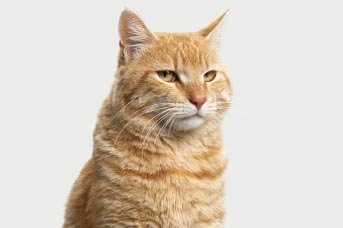
#> input picture dataset/gatos/18-04-22-img-interna-2-Gatos-reales-min.jpg, 343 x 228 px
$ python -i ejercicio_6.py   (imports and definitions only)   (older library calls are emulated)
#> lines starting #> are read from the running program, lines starting #| are printed output that depends on the picture
#> further down, picture is the input picture: shape (228, 343, 3); mean B, G, R 193.5, 207.2, 218.2
import streamlit as st
import cv2
import numpy as np
from PIL import Image


def compute_energy_matrix(img):
    gray = cv2.cvtColor(img, cv2.COLOR_BGR2GRAY)
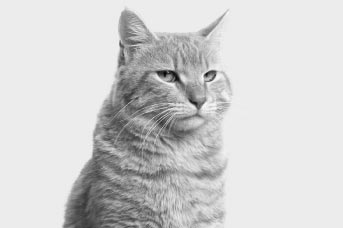
#> gray: shape (228, 343); min 4, max 249, mean 209.1
    grad_x = cv2.Sobel(gray, cv2.CV_64F, 1, 0, ksize=3)
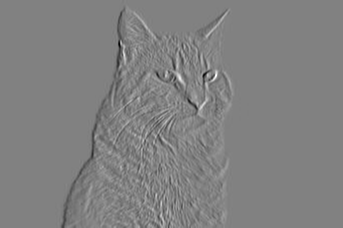
#> grad_x: shape (228, 343) float64; min -612, max 596, mean 0; drawn with min black and max white
    grad_y = cv2.Sobel(gray, cv2.CV_64F, 0, 1, ksize=3)
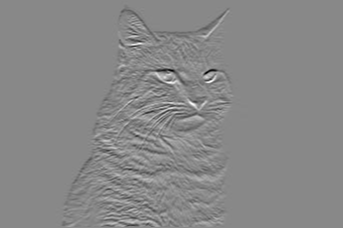
#> grad_y: shape (228, 343) float64; min -650, max 565, mean -1.5; drawn with min black and max white
    energy = np.abs(grad_x) + np.abs(grad_y)
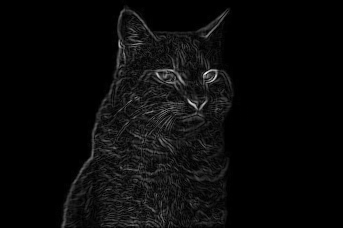
#> energy: shape (228, 343) float64; min 0, max 1066, mean 41.7; drawn with min black and max white
    return energy

# [68 lines left out: functions find_vertical_seam, remove_vertical_seam, add_vertical_seam, ejercicio_6, not called in this run]

>>> import cv2
>>> picture = cv2.imread('../dataset/gatos/18-04-22-img-interna-2-Gatos-reales-min.jpg')
>>> result = compute_energy_matrix(picture)

$ run again, on dataset/gatos/NZRQCBOWLJA7JK7HE5CN5HDKII.jpg
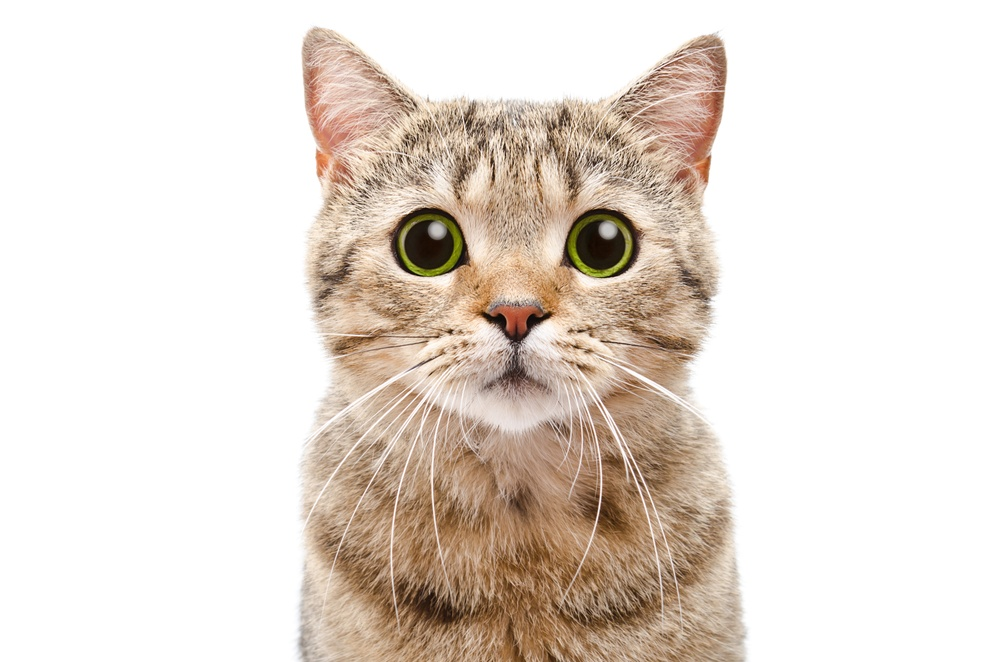
#> input picture dataset/gatos/NZRQCBOWLJA7JK7HE5CN5HDKII.jpg, 1000 x 662 px, shrunk from 4106 x 2720 before the run
#> picture is the input picture: shape (662, 1000, 3); mean B, G, R 210.6, 219.2, 229.1
#> in compute_energy_matrix, `grad_y = cv2.Sobel(gray, cv2.CV_64F, 0, 1, ksize=3)`:
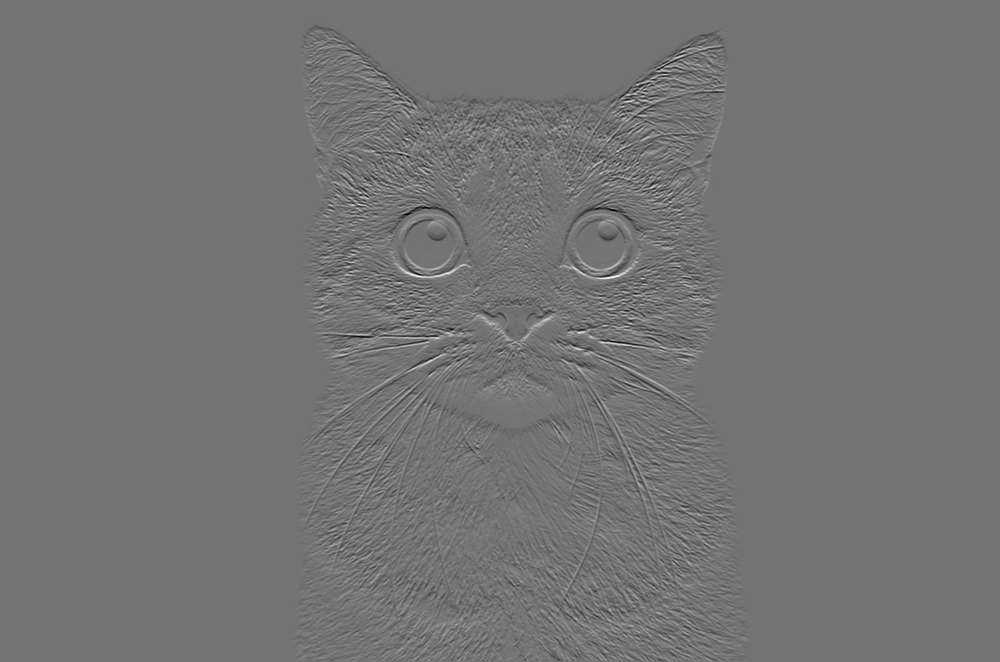
#> grad_y: shape (662, 1000) float64; min -742, max 886, mean -0.5; drawn with min black and max white
#> in compute_energy_matrix, `energy = np.abs(grad_x) + np.abs(grad_y)`:
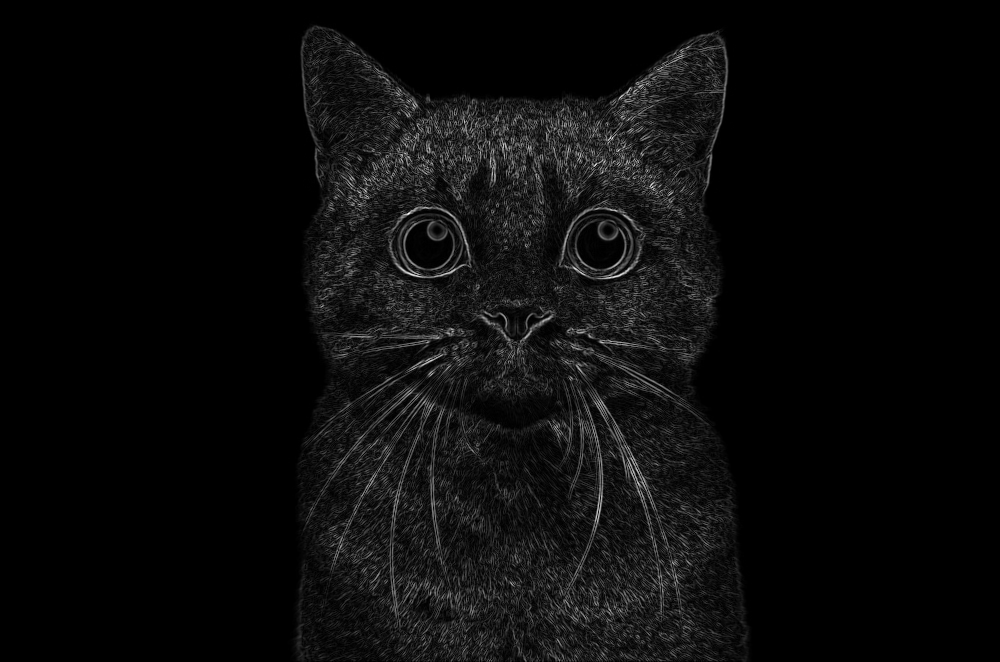
#> energy: shape (662, 1000) float64; min 0, max 1192, mean 52.9; drawn with min black and max white

$ run again, on dataset/gatos/ODR9LL0.jpg
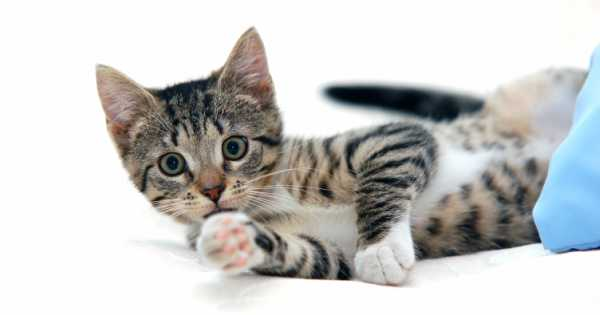
#> input picture dataset/gatos/ODR9LL0.jpg, 600 x 315 px
#> picture is the input picture: shape (315, 600, 3); mean B, G, R 200.4, 201.6, 201.2
#> in compute_energy_matrix, `grad_y = cv2.Sobel(gray, cv2.CV_64F, 0, 1, ksize=3)`:
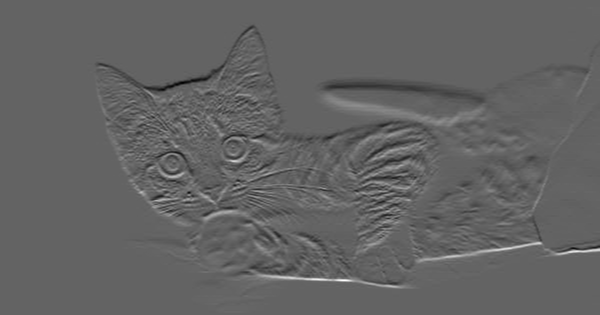
#> grad_y: shape (315, 600) float64; min -578, max 903, mean 0; drawn with min black and max white
#> in compute_energy_matrix, `energy = np.abs(grad_x) + np.abs(grad_y)`:
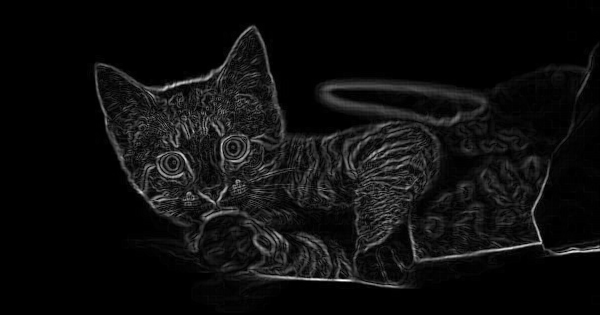
#> energy: shape (315, 600) float64; min 0, max 924, mean 51.1; drawn with min black and max white
